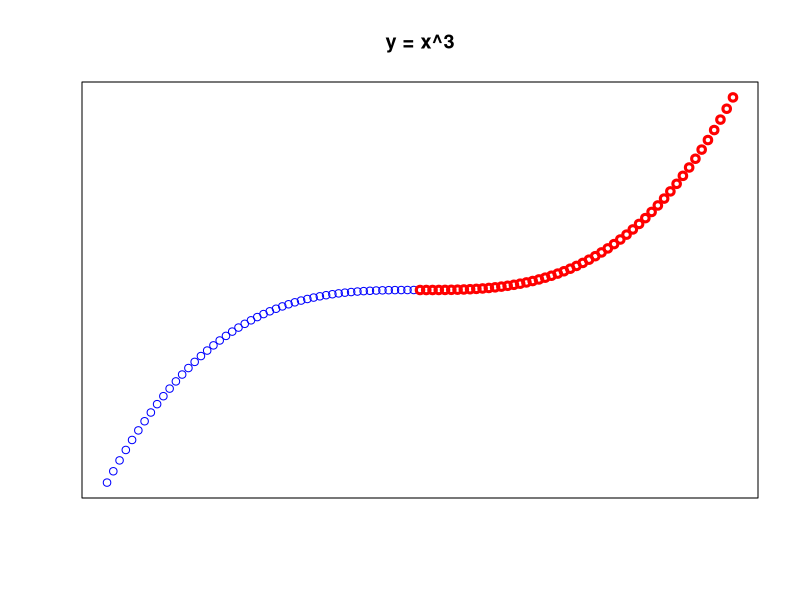

Write R code to recreate this figure.
x <- seq(from= -5, to = 5, by = 0.1)
y <- x**3
#plot(x, y)
#plot(x, y, type = 'n')  
plot(x, y, type = 'n', xaxt = "n", yaxt = "n", xlab = "", ylab = "") 
points(x[y < 0], y[y < 0], col = "blue")
points(x[y >= 0], y[y >= 0], col = "red", lwd = 3)
title("y = x^3")